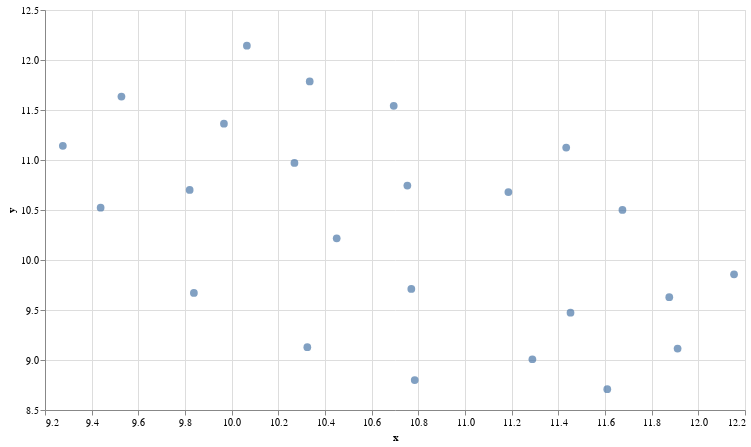

Notebook source saved alongside this figure:
### Code cell
#@title Plot the archive {display-mode: "form"}

# UMAP reduces the dimensions from 1024 to 2 dimensions that we can plot
reducer = umap.UMAP(n_neighbors=20)
umap_embeds = reducer.fit_transform(embeds)
# Prepare the data to plot and interactive visualization
# using Altair
df_explore = pd.DataFrame(data={'text': df['text']})
df_explore['x'] = umap_embeds[:,0]
df_explore['y'] = umap_embeds[:,1]

# Plot
chart = alt.Chart(df_explore).mark_circle(size=60).encode(
    x=#'x',
    alt.X('x',
        scale=alt.Scale(zero=False)
    ),
    y=
    alt.Y('y',
        scale=alt.Scale(zero=False)
    ),
    tooltip=['text']
).properties(
    width=700,
    height=400
)
chart.interactive()

### Figure 1 — Vega-Lite specification as saved in the notebook (floating-point values rounded to 4 significant figures)
{"config": {"view": {"continuousWidth": 400, "continuousHeight": 300}}, "data": {"name": "data-cbc12aabb03170d0b443ae1e90fb1cf0"}, "mark": {"type": "circle", "size": 60}, "encoding": {"tooltip": [{"field": "text", "type": "nominal"}], "x": {"field": "x", "scale": {"zero": false}, "type": "quantitative"}, "y": {"field": "y", "scale": {"zero": false}, "type": "quantitative"}}, "height": 400, "selection": {"selector001": {"type": "interval", "bind": "scales", "encodings": ["x", "y"]}}, "width": 700, "$schema": "https://vega.github.io/schema/vega-lite/v4.17.0.json", "datasets": {"data-cbc12aabb03170d0b443ae1e90fb1cf0": [{"text": "Pour ajouter un appareil, vous pouvez cliquer sur l'icône \"+\" dans le coin supérieur droit du tableau,  puis sélectionner \"Ajouter un nouvel appareil\"", "x": 10.33, "y": 11.79}, {"text": " Vous devrez fournir un nom de dispositif et,  éventuellement, un type de dispositif", "x": 10.69, "y": 11.54}, {"text": "  Une fois que vous avez ajouté un appareil, vous pouvez gérer ses informations d'identification en  cliquant sur l'onglet \"Informations d'identification\"", "x": 9.967, "y": 11.36}, {"text": " Vous pouvez visualiser le jeton d'accès et le  secret de l'appareil, ainsi que générer de nouveaux jetons", "x": 10.27, "y": 10.97}, {"text": "  Pour parcourir les attributs, la télémétrie, les alarmes, les événements et les relations de l'appareil,  vous pouvez cliquer sur les onglets correspondants", "x": 9.438, "y": 10.52}, {"text": " Ces onglets affichent une liste de toutes les  données collectées à partir de l'appareil", "x": 9.276, "y": 11.14}, {"text": "  La page ThingsBoard Devices est un outil puissant pour gérer vos appareils", "x": 9.838, "y": 9.671}, {"text": " Vous pouvez l'utiliser  pour assurer le suivi de vos appareils, consulter leurs données et gérer leurs informations  d'identification", "x": 9.82, "y": 10.7}, {"text": "    Une chaîne de règles ThingsBoard est une séquence de nœuds de règles qui sont exécutés dans  l'ordre", "x": 10.32, "y": 9.129}, {"text": " Chaque nœud de règle d'une chaîne de règles exécute une tâche spécifique, comme le  filtrage de données, la transformation de données ou le déclenchement d'une action", "x": 11.61, "y": 8.708}, {"text": "  Les chaînes de règles constituent un outil puissant pour le traitement des données provenant des  appareils IoT", "x": 10.77, "y": 9.71}, {"text": " Elles peuvent être utilisées pour :  * Valider les données : Les chaînes de règles peuvent être utilisées pour valider les données  provenant des appareils IoT", "x": 11.29, "y": 9.007}, {"text": " Cela permet de s'assurer que les données sont exactes et complètes", "x": 9.528, "y": 11.63}, {"text": "  * Transformer les données : Les chaînes de règles peuvent être utilisées pour transformer les  données provenant des dispositifs IdO", "x": 11.91, "y": 9.114}, {"text": " Cela permet de rendre les données plus utiles pour l'analyse  ou la visualisation", "x": 10.75, "y": 10.74}, {"text": "  * Déclencher des actions : Les chaînes de règles peuvent être utilisées pour déclencher des actions  basées sur des données provenant d'appareils IoT", "x": 11.45, "y": 9.473}, {"text": " Cela peut aider à automatiser des tâches ou à  informer les utilisateurs d'événements importants", "x": 11.43, "y": 11.12}, {"text": "    Voici d'autres choses que vous pouvez faire avec les chaînes de règles de ThingsBoard :    * Exporter et importer des chaînes de règles : Vous pouvez exporter et importer des chaînes de  règles depuis et vers la plateforme ThingsBoard", "x": 10.78, "y": 8.8}, {"text": " Cela peut être utile pour partager des chaînes de  règles avec d'autres utilisateurs ou pour sauvegarder vos chaînes de règles", "x": 11.67, "y": 10.5}, {"text": "  * Déboguer les chaînes de règles : Vous pouvez déboguer les chaînes de règles en activant le mode  débogage", "x": 12.15, "y": 9.857}, {"text": " Cela vous permettra de voir l'exécution de votre chaîne de règles étape par étape", "x": 10.45, "y": 10.22}, {"text": "  * Planifier des chaînes de règles : Vous pouvez programmer l'exécution de chaînes de règles à des  moments ou à des intervalles spécifiques", "x": 11.88, "y": 9.628}, {"text": " Cela peut être utile pour automatiser des tâches ou pour  traiter régulièrement des données provenant d'appareils IoT", "x": 11.19, "y": 10.68}, {"text": "", "x": 10.07, "y": 12.14}]}}
